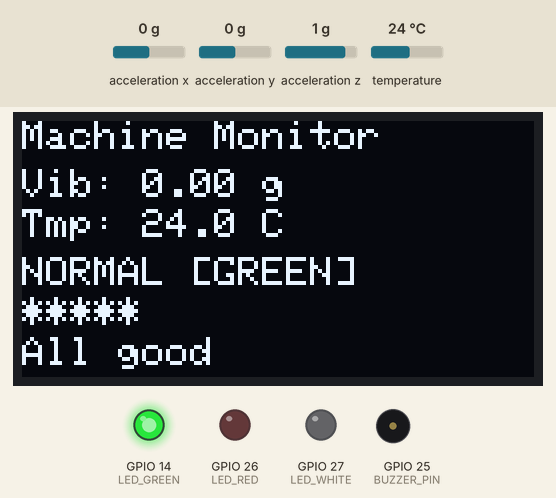
This sketch was run on a simulated ESP32. Shown: 128×64 one-colour display, output pins drawn as LEDs (lit = HIGH), buzzer (waves = sounding, pin HIGH). Wiring (inferred from the names in the program): MPU-9250 motion sensor at I2C address 0x68. Dashed ring = blinking. Inputs (shaded band) come from the test bench; at power-on: acceleration z 1 g, temperature 24 °C, acceleration x 0 g, acceleration y 0 g. WiFi joins after 1.5 s; servers stay silent unless stated; what the sketch prints to the serial monitor is not drawn.

Above: at 6.9 s.
7.0 s: acceleration z set to 0.6 g
At 8.7 s:
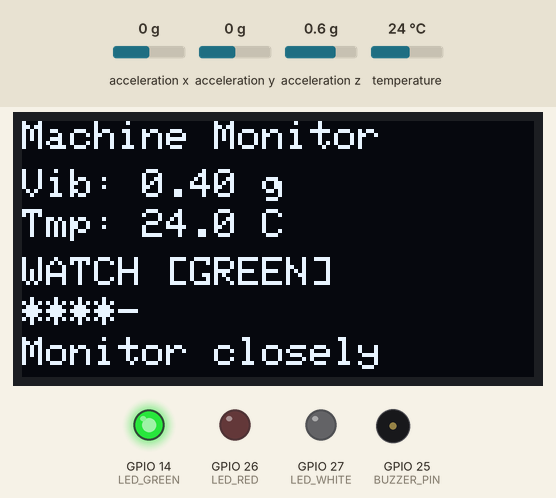
11.0 s: acceleration z set to 0 g
At 12.8 s:
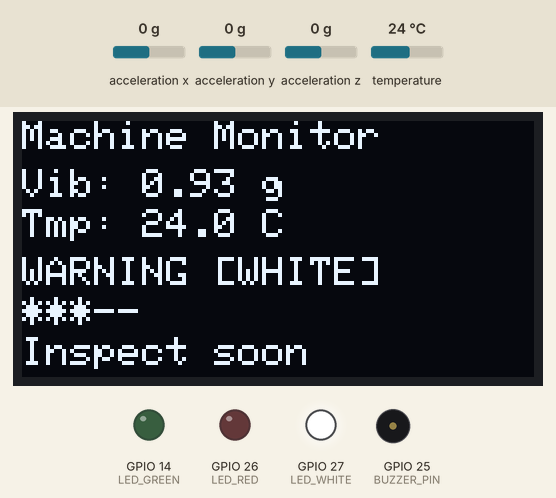
15.0 s: temperature set to 12 °C
At 16.7 s:
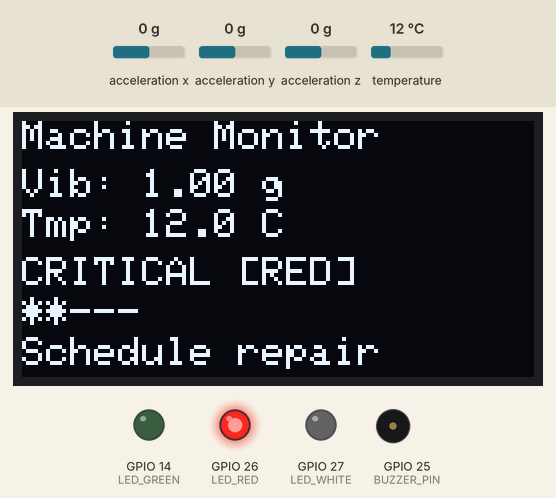
19.0 s: acceleration x set to -1.4 g
At 21.3 s:
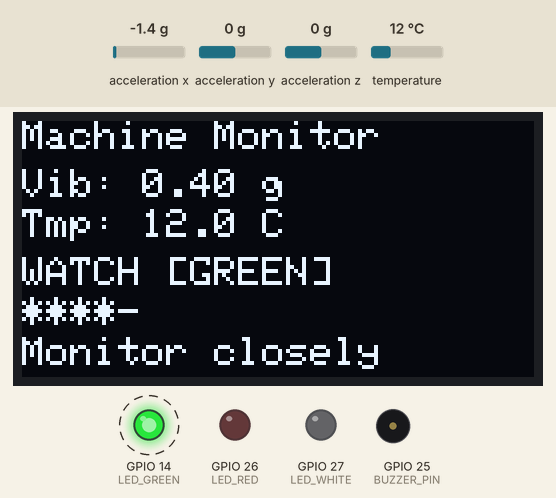
23.0 s: temperature set to 19 °C
27.0 s: acceleration x set to -1.1 g
At 28.9 s:
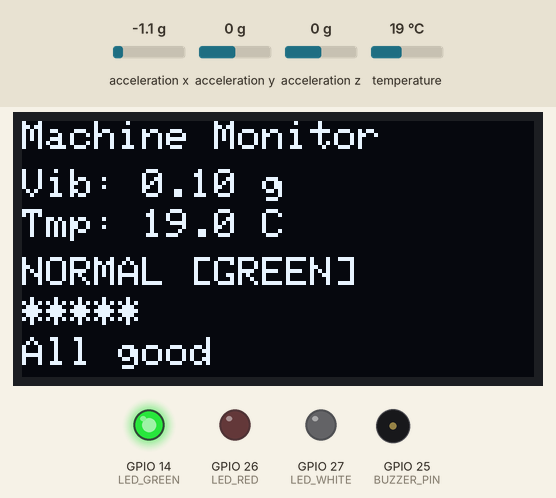
Timing chart, 0 to 30.4 s (numbered marks = the images above; inputs shaded):
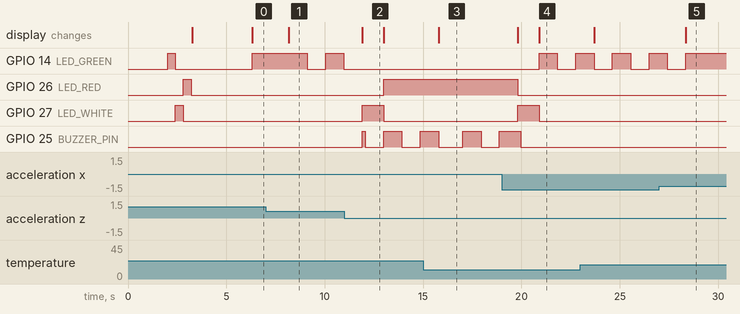

The sketch:

IoT_Machine_Health_Monitor.ino
```cpp
// ============================================================
//  IoT Industrial Machine Health Monitoring System
//  Athulya Sivadasan — Nest Digital, Kochi — June 2026
//  PATCHED: manual MPU6050/MPU6500 register access
//  (your board's WHO_AM_I = 0x70, i.e. it's an MPU6500-class
//   die on a "GY-521 / MPU6050" board — register map and
//   I2C protocol are compatible, so we talk to it directly
//   instead of using Adafruit_MPU6050's strict 0x68 check.)
// ------------------------------------------------------------
//  ⚠️ SAFE TO SHARE / UPLOAD TO GITHUB:
//  This version uses PLACEHOLDER credentials below.
//  Before uploading this sketch to your actual ESP32, replace
//  WIFI_SSID, WIFI_PASSWORD, TS_CHANNEL_ID, and TS_WRITE_KEY
//  with your real values — but do NOT commit those real values
//  back to a public GitHub repo. (Your original file had your
//  real WiFi password and ThingSpeak key typed in directly,
//  which is why this cleaned copy exists.)
// ------------------------------------------------------------
//  Hardware:
//    ESP32 Dev Board
//    MPU6050/6500 — vibration (I2C: SDA=21, SCL=22)
//    DS18B20  — motor surface temperature (GPIO 4)
//    OLED 0.96" SSD1306 — I2C (same bus as IMU)
//    Buzzer   — GPIO 25 (active buzzer)
//    Green LED — GPIO 26 + 220 ohm resistor (Normal only)
//    White LED — GPIO 27 + 220 ohm resistor (Watch / Warning / Critical)
//    Red LED   — GPIO 14 + 220 ohm resistor (Failure)
//
//  Libraries needed (install via Arduino Library Manager):
//    Adafruit SSD1306
//    Adafruit GFX Library
//    DallasTemperature
//    OneWire
//    ThingSpeak  (by MathWorks)
//    WiFi        (built-in for ESP32)
//  NOTE: Adafruit_MPU6050 / Adafruit_Sensor are NO LONGER
//        needed — we talk to the IMU with raw Wire calls.
// ============================================================

#include <Wire.h>
#include <WiFi.h>
#include <Adafruit_SSD1306.h>
#include <OneWire.h>
#include <DallasTemperature.h>
#include "ThingSpeak.h"

// ---- WiFi credentials ----
// ⚠️ Replace these with your own before uploading to your ESP32.
// Never commit your real WiFi password to a public repository.
const char* WIFI_SSID     = "YOUR_WIFI_SSID";
const char* WIFI_PASSWORD = "YOUR_WIFI_PASSWORD";

// ---- ThingSpeak ----
// ⚠️ Replace these with your own channel ID and write API key.
// Find them at thingspeak.com under your channel's "API Keys" tab.
unsigned long TS_CHANNEL_ID = 0;                       // <-- replace with your channel ID
const char*   TS_WRITE_KEY  = "YOUR_THINGSPEAK_WRITE_KEY"; // <-- replace with your write key

// ---- Pin definitions ----
#define DS18B20_PIN  4
#define BUZZER_PIN   25
#define LED_GREEN    14   // Normal + Watch  → green light
#define LED_WHITE    27   // Warning + Critical → white light
#define LED_RED      26   // Failure → red light
#define OLED_RESET   -1

// ---- OLED setup ----
Adafruit_SSD1306 display(128, 64, &Wire, OLED_RESET);

// ---- IMU (MPU6050/MPU6500) register map ----
// Identical between the two chips for the registers we use here.
#define MPU_ADDR        0x68
#define REG_PWR_MGMT_1  0x6B
#define REG_CONFIG      0x1A   // DLPF
#define REG_ACCEL_CONFIG 0x1C  // full-scale range
#define REG_ACCEL_XOUT_H 0x3B  // 6 bytes: X,Y,Z, high+low each
#define REG_WHO_AM_I    0x75

// ±8g range -> sensitivity 4096 LSB/g (matches your original
// MPU6050_RANGE_8_G setting). If you change ACCEL_CONFIG below,
// update ACCEL_SENS_LSB_PER_G to match.
const float ACCEL_SENS_LSB_PER_G = 4096.0;

// ---- DS18B20 setup ----
OneWire           oneWire(DS18B20_PIN);
DallasTemperature tempSensor(&oneWire);

// ---- WiFi client for ThingSpeak ----
WiFiClient client;

// ---- Fault level thresholds ----
const float VIB_WATCH    = 0.30;  // g RMS
const float VIB_WARNING  = 0.60;
const float VIB_CRITICAL = 1.00;
const float VIB_FAILURE  = 1.40;

const float TEMP_WATCH    = 35.0; // degrees C
const float TEMP_WARNING  = 55.0;
const float TEMP_CRITICAL = 65.0;
const float TEMP_FAILURE  = 85.0;

// ---- Timing ----
unsigned long lastThingSpeakUpload = 0;
const unsigned long TS_INTERVAL    = 15000; // ThingSpeak free tier min 15s

// ============================================================
//  Fault level structure
// ============================================================
struct FaultInfo {
  int   level;        // 1=Failure  2=Critical  3=Warning  4=Watch  5=Normal
  int   stars;
  const char* name;
  const char* action;
  const char* ledColor; // which LED should be lit
  bool  blink;          // true = blink at 0.5s interval, false = solid
};

FaultInfo classifyFault(float vibRMS, float temp) {
  int vibLevel  = 5;
  int tempLevel = 5;

  if      (vibRMS >= VIB_FAILURE)  vibLevel = 1;
  else if (vibRMS >= VIB_CRITICAL) vibLevel = 2;
  else if (vibRMS >= VIB_WARNING)  vibLevel = 3;
  else if (vibRMS >= VIB_WATCH)    vibLevel = 4;

  if      (temp >= TEMP_FAILURE)   tempLevel = 1;
  else if (temp >= TEMP_CRITICAL)  tempLevel = 2;
  else if (temp >= TEMP_WARNING)   tempLevel = 3;
  else if (temp >= TEMP_WATCH)     tempLevel = 4;

  return faultInfoForLevel(min(vibLevel, tempLevel));
}

// Maps a raw level number (1-5) to its full FaultInfo struct.
//   5 NORMAL   -> green,  solid
//   4 WATCH    -> green,  blinking
//   3 WARNING  -> white,  solid
//   2 CRITICAL -> red,    solid
//   1 FAILURE  -> red,    blinking
FaultInfo faultInfoForLevel(int level) {
  switch (level) {
    case 1: return {1, 1, "FAILURE",  "SHUT DOWN NOW",     "RED",   true};
    case 2: return {2, 2, "CRITICAL", "Schedule repair",   "RED",   false};
    case 3: return {3, 3, "WARNING",  "Inspect soon",      "WHITE", false};
    case 4: return {4, 4, "WATCH",    "Monitor closely",   "GREEN", true};
    default:return {5, 5, "NORMAL",   "All good",          "GREEN", false};
  }
}

// ============================================================
//  LED control — only one LED active at a time
//  Solid states (Normal/Warning/Critical) just hold steady.
//  Blink states (Watch/Failure) toggle on/off every 0.5s using
//  millis(), so this never blocks the rest of loop().
// ============================================================
unsigned long lastLedToggleTime = 0;
bool          ledBlinkState     = false; // current on/off phase for blinking LEDs
const unsigned long LED_BLINK_INTERVAL = 500; // ms

void updateLEDs(FaultInfo fault) {
  // Turn everything off first, then light only the active color
  digitalWrite(LED_GREEN, LOW);
  digitalWrite(LED_WHITE, LOW);
  digitalWrite(LED_RED,   LOW);

  if (!fault.blink) {
    // Solid: just hold the right LED HIGH
    if      (strcmp(fault.ledColor, "GREEN") == 0) digitalWrite(LED_GREEN, HIGH);
    else if (strcmp(fault.ledColor, "WHITE") == 0) digitalWrite(LED_WHITE, HIGH);
    else if (strcmp(fault.ledColor, "RED")   == 0) digitalWrite(LED_RED,   HIGH);
    return;
  }

  // Blinking: toggle phase every LED_BLINK_INTERVAL ms
  unsigned long now = millis();
  if (now - lastLedToggleTime >= LED_BLINK_INTERVAL) {
    ledBlinkState     = !ledBlinkState;
    lastLedToggleTime = now;
  }

  if (ledBlinkState) {
    if      (strcmp(fault.ledColor, "GREEN") == 0) digitalWrite(LED_GREEN, HIGH);
    else if (strcmp(fault.ledColor, "RED")   == 0) digitalWrite(LED_RED,   HIGH);
  }
  // else: stays LOW (already set above) for the "off" phase
}

// ============================================================
//  Low-level IMU register helpers
// ============================================================
bool imuWriteRegister(uint8_t reg, uint8_t value) {
  Wire.beginTransmission(MPU_ADDR);
  Wire.write(reg);
  Wire.write(value);
  return (Wire.endTransmission() == 0);
}

uint8_t imuReadRegister(uint8_t reg) {
  Wire.beginTransmission(MPU_ADDR);
  Wire.write(reg);
  Wire.endTransmission(false); // keep bus held for repeated start
  Wire.requestFrom((int)MPU_ADDR, 1);
  if (Wire.available()) {
    return Wire.read();
  }
  return 0;
}

// Reads 6 bytes starting at ACCEL_XOUT_H and fills ax,ay,az (raw int16)
bool imuReadAccelRaw(int16_t &ax, int16_t &ay, int16_t &az) {
  Wire.beginTransmission(MPU_ADDR);
  Wire.write(REG_ACCEL_XOUT_H);
  if (Wire.endTransmission(false) != 0) return false;

  uint8_t bytesReceived = Wire.requestFrom((int)MPU_ADDR, 6);
  if (bytesReceived < 6) return false;

  ax = (Wire.read() << 8) | Wire.read();
  ay = (Wire.read() << 8) | Wire.read();
  az = (Wire.read() << 8) | Wire.read();
  return true;
}

// Initializes the IMU manually — works for MPU6050 (WHO_AM_I 0x68)
// and MPU6500 (WHO_AM_I 0x70), since the register map used here
// is identical between them.
bool initIMU() {
  uint8_t whoAmI = imuReadRegister(REG_WHO_AM_I);
  Serial.print("IMU WHO_AM_I = 0x");
  Serial.println(whoAmI, HEX);

  if (whoAmI != 0x68 && whoAmI != 0x70 && whoAmI != 0x71 && whoAmI != 0x73) {
    // Not a recognized MPU6050/6500/9250-family value at all —
    // likely wrong wiring/address rather than a clone-chip issue.
    Serial.println("Unrecognized IMU WHO_AM_I — check wiring/address.");
    return false;
  }

  // Wake up the chip (it boots into sleep mode by default)
  if (!imuWriteRegister(REG_PWR_MGMT_1, 0x00)) return false;
  delay(50);

  // ±8g full-scale range -> matches ACCEL_SENS_LSB_PER_G above
  if (!imuWriteRegister(REG_ACCEL_CONFIG, 0x10)) return false;

  // Digital low-pass filter, ~21Hz bandwidth (matches your
  // original MPU6050_BAND_21_HZ setting)
  if (!imuWriteRegister(REG_CONFIG, 0x04)) return false;

  delay(50);
  return true;
}

// ============================================================
//  Calculate vibration RMS from IMU
//  Takes 50 samples and returns magnitude RMS in g
// ============================================================
float readVibrationRMS() {
  const int SAMPLES = 50;
  float     sumSq   = 0;
  int       validSamples = 0;

  for (int i = 0; i < SAMPLES; i++) {
    int16_t rawX, rawY, rawZ;
    if (imuReadAccelRaw(rawX, rawY, rawZ)) {
      float ax = rawX / ACCEL_SENS_LSB_PER_G;
      float ay = rawY / ACCEL_SENS_LSB_PER_G;
      float az = rawZ / ACCEL_SENS_LSB_PER_G;

      float magnitude = sqrt(ax*ax + ay*ay + az*az);
      magnitude = abs(magnitude - 1.0);
      sumSq += magnitude * magnitude;
      validSamples++;
    }
    delay(2);
  }

  if (validSamples == 0) return 0.0; // avoid divide-by-zero if IMU dropped off bus
  return sqrt(sumSq / validSamples);
}

// ============================================================
//  OLED display — shows readings, stars, LED colour, action
// ============================================================
void updateDisplay(float vibRMS, float temp, FaultInfo fault) {
  display.clearDisplay();
  display.setTextColor(SSD1306_WHITE);

  display.setTextSize(1);
  display.setCursor(0, 0);
  display.print("Machine Monitor");

  display.setCursor(0, 12);
  display.print("Vib: ");
  display.print(vibRMS, 2);
  display.print(" g");

  display.setCursor(0, 22);
  display.print("Tmp: ");
  display.print(temp, 1);
  display.print(" C");

  display.setCursor(0, 34);
  display.print(fault.name);
  display.print(" [");
  display.print(fault.ledColor);
  display.print("]");

  display.setCursor(0, 44);
  for (int i = 0; i < fault.stars; i++)  display.print("*");
  for (int i = fault.stars; i < 5; i++)  display.print("-");

  display.setCursor(0, 54);
  display.print(fault.action);

  display.display();
}

// ============================================================
//  Buzzer pattern
//    NORMAL / WATCH (green, solid or blinking) -> silent
//    WARNING (white, solid)                    -> single beep, then quiet
//    CRITICAL (red, solid)                     -> beep, 0.5s pause, repeat
//    FAILURE (red, blinking)                   -> continuous steady tone
//  Uses millis() so it never blocks sensor reads or LED blinking.
// ============================================================
unsigned long lastBuzzerToggleTime = 0;
bool          buzzerOnPhase        = false;
const unsigned long BUZZER_INTERVAL = 500; // ms, beep/pause duration for Critical

// Tracks whether we just switched INTO Warning, so its single
// beep fires once per state-entry rather than every loop pass.
int  lastFaultLevelForBuzzer = -1;
bool warningBeepDone         = false;

void soundBuzzer(int faultLevel) {
  // Reset the "single beep" tracker whenever the fault level changes
  if (faultLevel != lastFaultLevelForBuzzer) {
    warningBeepDone        = false;
    lastFaultLevelForBuzzer = faultLevel;
  }

  switch (faultLevel) {
    case 5: // NORMAL — silent
    case 4: // WATCH — silent
      digitalWrite(BUZZER_PIN, LOW);
      break;

    case 3: // WARNING — exactly one beep per state-entry, then quiet
      if (!warningBeepDone) {
        digitalWrite(BUZZER_PIN, HIGH);
        delay(150); // short single beep; brief blocking ok, runs once
        digitalWrite(BUZZER_PIN, LOW);
        warningBeepDone = true;
      }
      break;

    case 2: { // CRITICAL — beep, 0.5s pause, beep, 0.5s pause, repeating
      unsigned long now = millis();
      if (now - lastBuzzerToggleTime >= BUZZER_INTERVAL) {
        buzzerOnPhase        = !buzzerOnPhase;
        lastBuzzerToggleTime = now;
      }
      digitalWrite(BUZZER_PIN, buzzerOnPhase ? HIGH : LOW);
      break;
    }

    case 1: // FAILURE — continuous tone, no pulsing
      digitalWrite(BUZZER_PIN, HIGH);
      break;
  }
}

// ============================================================
//  Upload to ThingSpeak
// ============================================================
void uploadToThingSpeak(float vibRMS, float temp, int faultLevel) {
  ThingSpeak.setField(1, vibRMS);
  ThingSpeak.setField(2, temp);
  ThingSpeak.setField(3, faultLevel);

  int result = ThingSpeak.writeFields(TS_CHANNEL_ID, TS_WRITE_KEY);

  if (result == 200) {
    Serial.println("[ThingSpeak] Upload OK");
  } else {
    Serial.print("[ThingSpeak] Error: ");
    Serial.println(result);
  }
}

// ============================================================
//  SETUP
// ============================================================
void setup() {
  Serial.begin(115200);
  delay(2000);
  Wire.begin(21, 22);
  Wire.setClock(100000); // 100kHz — more reliable with two devices/long wires

  Serial.println("Scanning I2C...");
  for (byte address = 1; address < 127; address++) {
    Wire.beginTransmission(address);
    if (Wire.endTransmission() == 0) {
      Serial.print("Found device at 0x");
      Serial.println(address, HEX);
    }
  }

  // Buzzer and LED pins
  pinMode(BUZZER_PIN, OUTPUT);
  pinMode(LED_GREEN,  OUTPUT);
  pinMode(LED_WHITE,  OUTPUT);
  pinMode(LED_RED,    OUTPUT);
  digitalWrite(BUZZER_PIN, LOW);
  digitalWrite(LED_GREEN,  LOW);
  digitalWrite(LED_WHITE,  LOW);
  digitalWrite(LED_RED,    LOW);

  // Startup LED test
  Serial.println("LED test...");
  digitalWrite(LED_GREEN, HIGH); delay(400); digitalWrite(LED_GREEN, LOW);
  digitalWrite(LED_WHITE, HIGH); delay(400); digitalWrite(LED_WHITE, LOW);
  digitalWrite(LED_RED,   HIGH); delay(400); digitalWrite(LED_RED,   LOW);

  // OLED init
  if (!display.begin(SSD1306_SWITCHCAPVCC, 0x3C)) {
    Serial.println("OLED not found");
    while (true);
  }
  display.clearDisplay();
  display.setTextColor(SSD1306_WHITE);
  display.setTextSize(1);
  display.setCursor(0, 0);
  display.print("Starting up...");
  display.display();

  // IMU init (manual — works for MPU6050 *and* MPU6500-class clones)
  Serial.println("Trying IMU...");
  if (!initIMU()) {
    Serial.println("IMU not found / failed to init");
    display.clearDisplay();
    display.setCursor(0, 0);
    display.print("IMU INIT FAILED");
    display.display();
    while (true);
  }
  Serial.println("IMU ready");

  // DS18B20 init
  tempSensor.begin();
  Serial.println("DS18B20 ready");

  // WiFi connect
  Serial.print("Connecting to WiFi");
  WiFi.begin(WIFI_SSID, WIFI_PASSWORD);
  int attempts = 0;
  while (WiFi.status() != WL_CONNECTED && attempts < 20) {
    delay(500);
    Serial.print(".");
    attempts++;
  }
  if (WiFi.status() == WL_CONNECTED) {
    Serial.println("\nWiFi connected: " + WiFi.localIP().toString());
  } else {
    Serial.println("\nWiFi FAILED — running offline");
  }

  ThingSpeak.begin(client);
  delay(500);
  Serial.println("System ready");
}

// ============================================================
//  MAIN LOOP
//  Sensor reads (vibration + temp) are relatively slow, so they
//  run on their own schedule. LED blinking and buzzer beeping
//  need to be checked frequently (every few ms) to look smooth
//  at the 0.5s interval, so they're updated every pass through
//  loop() using the most recently computed fault state.
// ============================================================
FaultInfo currentFault = {5, 5, "NORMAL", "All good", "GREEN", false};
unsigned long lastSensorReadTime = 0;
const unsigned long SENSOR_READ_INTERVAL = 0; // 0 = read again immediately after each finishes

void loop() {
  unsigned long now = millis();

  // --- Slow path: sensor read + classify + display + upload ---
  // (readVibrationRMS()/requestTemperatures() are themselves the
  // pacing here, so SENSOR_READ_INTERVAL can stay 0 — adjust if
  // you want extra spacing between full read cycles.)
  if (now - lastSensorReadTime >= SENSOR_READ_INTERVAL) {
    float vibRMS = readVibrationRMS();
    tempSensor.requestTemperatures();
    float temp = tempSensor.getTempCByIndex(0);

    currentFault = classifyFault(vibRMS, temp);

    Serial.printf("Vib: %.3f g | Temp: %.1f C | %s | LED: %s\n",
                  vibRMS, temp, currentFault.name, currentFault.ledColor);

    updateDisplay(vibRMS, temp, currentFault);

    if (WiFi.status() == WL_CONNECTED) {
      if (now - lastThingSpeakUpload >= TS_INTERVAL) {
        uploadToThingSpeak(vibRMS, temp, currentFault.level);
        lastThingSpeakUpload = now;
      }
    }

    lastSensorReadTime = now;
  }

  // --- Fast path: LED blink + buzzer beep, checked every pass ---
  updateLEDs(currentFault);
  soundBuzzer(currentFault.level);
}
```

Measured:
- the behaviour switches between 0.8 and 0.7 g on acceleration z (found by bisection; images 0 and 1)
- the behaviour switches between -1.3 and -1.2 g on acceleration x (found by bisection; images 4 and 5)
- after the input at 7.0 s, GPIO 14 (LED_GREEN): HIGH → LOW after 2.1 s, → HIGH 0.93 s later, → LOW 0.93 s later; the display: changes after 1.2 s (image 1)
- after the input at 11.0 s, GPIO 14 (LED_GREEN): stops changing and stays LOW; GPIO 26 (LED_RED): LOW → HIGH after 2.0 s; GPIO 27 (LED_WHITE): LOW → HIGH after 0.91 s, → LOW 1.1 s later; GPIO 25 (BUZZER_PIN): goes HIGH 0.15 s, LOW 0.93 s, HIGH 0.93 s, LOW 0.93 s, then HIGH, starting after 0.91 s; the display: changes after 0.91 s (image 2)
- after the input at 15.0 s, the display: changes after 0.79 s (image 3)
- after the input at 19.0 s, GPIO 14 (LED_GREEN): LOW → HIGH after 1.9 s, → LOW 0.93 s later, → HIGH 0.93 s later; GPIO 26 (LED_RED): HIGH → LOW after 0.81 s; GPIO 27 (LED_WHITE): LOW → HIGH after 0.81 s, → LOW 1.1 s later; the display: first changes after 0.81 s (image 4 shows a later state)
- after the input at 27.0 s, GPIO 14 (LED_GREEN): goes on until 28.4 s, then stays HIGH; the display: changes after 1.4 s (image 5)
